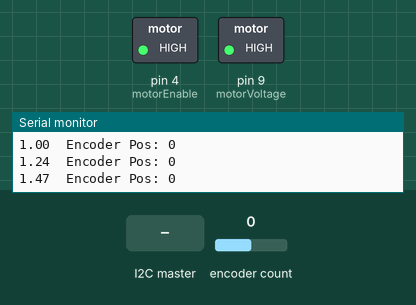
A sketch run on a simulated Arduino Uno, built with avr-gcc and run on an emulated ATmega328P. Shown: switched loads named in the sketch (green lamp = pin HIGH), the last lines printed to the serial monitor. The inputs (shaded band) are chosen by the test bench; at power-on: encoder count 0.

Above: at 1.2 s.
1.3 s: the I2C master sends the byte 1
At 1.8 s:
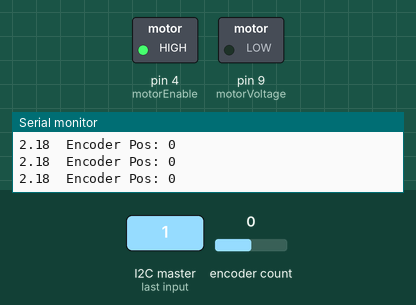
2.9 s: encoder count set to 1
At 3.6 s:
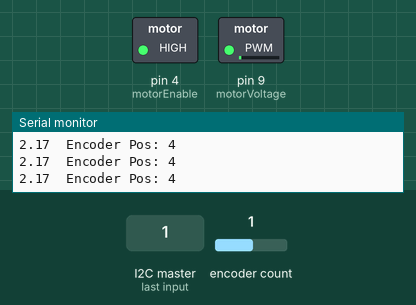
5.9 s: the I2C master sends the byte 2
At 6.6 s:
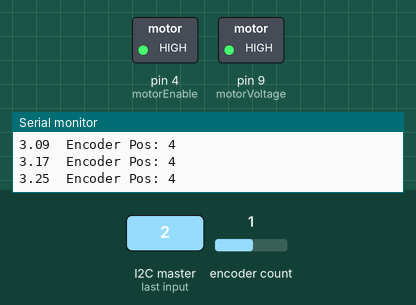
Timing chart, 0 to 8.9 s (numbered marks = the images above; inputs shaded):
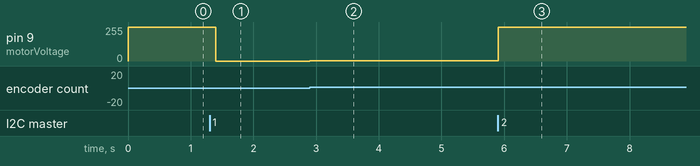

The sketch:

MiniProject.ino
```cpp
/*
This code controls motor and spinning wheel. It takes inputs from an I2C bus and an encoder.
The programs outputs a PWM signal to a motor controller and sends the location of the
wheel over I2C to a raspberry pi.

To use this code, connect the GND, SCL, and SDA lines to the raspberry pi. Plug in the motor
drive to the ardunino and connect the encoder to the pins specified in the code below.
*/

#define ENCODER_OPTIMIZE_INTERRUPTS
#include <Encoder.h>
#include <Wire.h>

#define SLAVE_ADDRESS 0x04

// Encoder settings
const int CPR = 3200;
const int enc1A = 2;
const int enc1B = 5;

long enc1Pos = -999;
int encValStart = 0;
int encValEnd = 0;
int encVel = 0;

const double pi = 3.14159;
Encoder enc1(enc1A, enc1B);
// Motor settings
int motorDirection = 7;
int motorVoltage = 9;
int motorEnable = 4;

// Timing variables
int delayVal = 10;
int voltageValue = 128;
long startTime = 0;
long endTime = 0;
long currentTime = 0;
long timeSinceCall = 0;
void reportData();

// Angular measurement variables
double angPos = 0;
double angPosEnd = 0;
char angPosString[5];
char angPosStringPos[5];
double angVel = 0;
double angChange = 0;
double newVelocity = 0;

// PID controller gains
double Kp = 200; // 3082.721; // V/theta
double Ki = 0; // V*s/theta
double Kd = 8; // V/thetas*s

// PID controller variables
double e = 0;
double u = 0;
double derivate = 0;
double I = 0;
double e_past = 0;
int tagNumber = 1;
double r = 4.71;
double y = 0;
double loopSpeed = 50; // 50ms for 20Hz to prevent noise
int delayValue = 0;

void setup() {
  // put your setup code here, to run once:
  Serial.begin(250000);
  pinMode(motorDirection, OUTPUT); //define pin 7 as an output
  pinMode(motorVoltage, OUTPUT); //define pin 9 as an output
  pinMode(motorEnable, OUTPUT); //define pin 4 as an output
  digitalWrite(motorEnable, HIGH);
  pinMode(motorDirection, LOW);
  // initialize i2c as slave
  Wire.begin(SLAVE_ADDRESS);

    // define callbacks for i2c communication
    Wire.onReceive(receiveData);
    Wire.onRequest(sendData);

}

void loop() {


  currentTime = millis(); //collect time of program in milliseconds
  reportData();
  encValEnd = encValStart;

  e = r - angPos; // error
  derivate = (e - e_past) / (loopSpeed/1000); // approximate the derivative
  e_past = e;
  I = I + (loopSpeed/1000) * e; // summation of error to approximate integral
  if (I > 5) I = 1;
  if (I < -5) I = -1;
  u = e*Kp + Ki * I + Kd * derivate; // PID controller
  //Serial.print(u);
  //Serial.print('\t');
  // Change the directino of the motor based on motor correction
  if (u < 0) {
    digitalWrite(motorDirection, HIGH);
  } else {
    digitalWrite(motorDirection, LOW);
  }
      Serial.print(I);
    Serial.print("\t");
    // Get the absolute values of the correction
  u = abs(u);
  // constrain the correction to valid PWM values
  u = constrain(u, 0, 255);
  analogWrite(motorVoltage, u); // set motor voltage to u

  // Delay a certain amount to keep a constant loop speed
  delayValue = loopSpeed - ((millis() - currentTime) % 50);
  delay(delayValue); // delay accordingly for 50ms

}

void reportData() {
  encValStart = enc1.read(); //read encoder
  //  Serial.print("Time: ");
  //  Serial.print(millis());
  //  Serial.print("\t");
    Serial.print("Encoder Pos: ");
   Serial.println(encValStart);

  encValStart %= CPR;
  encVel = encValStart - encValEnd;

  //calculate angular position
  angPos = (double)(encValStart * 2 * pi) / (CPR);
  //Serial.print("\tAngular Pos: ");
  //  Serial.print(angPos);
  //  Serial.print("\t");


  angChange = angPos - angPosEnd;
  angPosEnd = angPos;

  //Serial.print("\tAngular Pos: ");
  //  Serial.println(angChange);
  //calculate angular velocity
  angVel = (double)(encVel * 2 * pi) / ((loopSpeed) * CPR);
  angVel *= 1000; //In terms of seconds


  //Serial.print("\tAngular Vel: ");
  //Serial.print("     ");
  //Serial.print(angVel);

  // Serial.print("\tSet point: ");
  //Serial.print(r);


}

// callback for received data. Receive data from the raspberry pi
void receiveData(int byteCount) {
  while (Wire.available()) {
    tagNumber = Wire.read();
//    Serial.print("\nI received data. ");
//    Serial.print(tagNumber);
// Set the desired setpoint based on the received tag/quadrant
    if (tagNumber == 1) {
      r = 0;
    } else if (tagNumber == 2) {
      r = M_PI / 2;
    } else if (tagNumber == 3) {
      r = M_PI;
    } else if (tagNumber == 4) {
      r = 3 * M_PI / 2;
    }

  }
}

// callback for sending data
void sendData() {
    // Write data over the I2c bus
    dtostrf(angPos,2,2,angPosString);
    for(int i = 0; i < 5; i++) {
      if(i == 0 && angPosString[0] != '-') {
        angPosStringPos[0] = '+';
        for(int j = 1; j < 5; j++) {
          angPosStringPos[j] = angPosString[i+j-1];
        }
      }
      if (angPosString[0] == '-') Wire.write(angPosString[i]);
      else Wire.write(angPosStringPos[i]);
    }
}
```

Measured:
- after the input at 1.3 s, pin 9 (motorVoltage): 255/255 → 0/255 after 0.10 s
- after the input at 2.9 s, pin 9 (motorVoltage): 0/255 → 1/255 at once
- after the input at 5.9 s, pin 9 (motorVoltage): 1/255 → 255/255 at once
